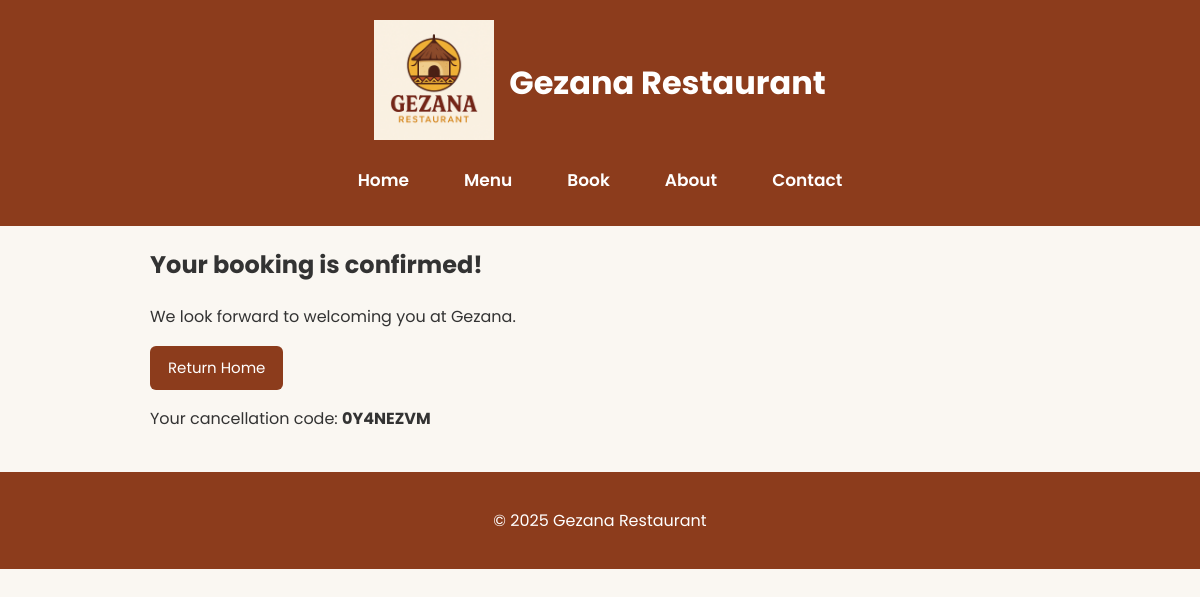
/booking-success/, run on an earlier commit of the app's database.
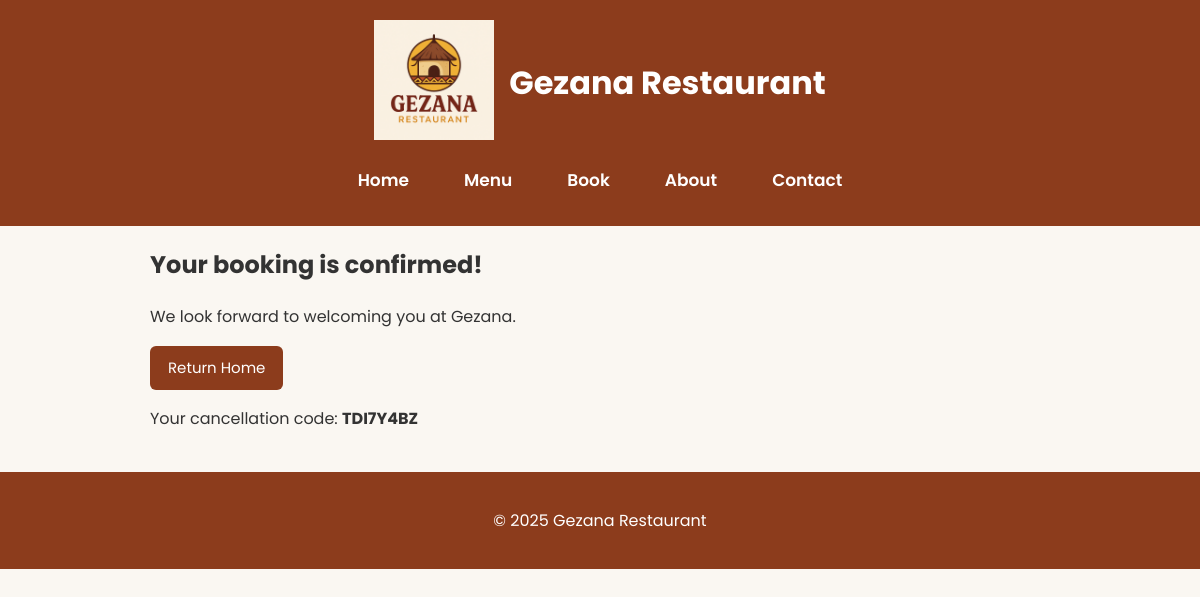
And on a later commit of the database.
### gezana_app/models.py (models this page shows, shortened)
class Booking(models.Model):
    name = models.CharField(max_length=100)
    email = models.EmailField()
    phone = models.CharField(max_length=20, blank=True)
    guests = models.PositiveIntegerField()
    date = models.DateField()
    time = models.TimeField()
    table = models.ForeignKey(Table, on_delete=models.SET_NULL, null=True, blank=True)
    reference = models.CharField(max_length=8, unique=True, blank=True)

### gezana_app/views.py (the view)
# urls.py: path("booking-success/", views.booking_success, name="booking_success"),
def booking_success(request):
    last_booking = Booking.objects.last()
    return render(request, "gezana_app/booking_success.html", {"booking": last_booking})

### gezana_app/templates/gezana_app/booking_success.html (shortened to what this page needs)
{% extends "gezana_app/base.html" %}
{% block content %}
<h2>Your booking is confirmed!</h2>
<p>We look forward to welcoming you at Gezana.</p>
<a href="{% url 'gezana_app:home' %}" class="button">Return Home</a>
<p>Your cancellation code: <strong>{{ booking.reference }}</strong></p>
{% endblock %}

What changed in the data, as far as the page shows it:
no longer on this page (row unchanged): Booking: reference "0Y4NEZVM"
added Booking: reference "TDI7Y4BZ"
